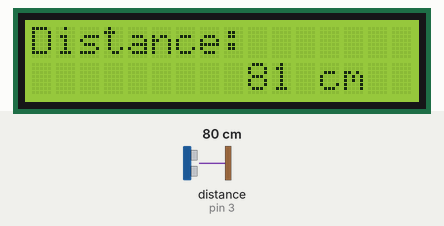
A sketch run on a simulated Arduino Uno, built with avr-gcc and run on an emulated ATmega328P. Shown: 16×2 character LCD. Inputs (shaded band) come from the test bench; at power-on: distance to the obstacle (sensor on pin 3) 80 cm. The echo pulse lasts 58.3 µs per cm; what the sketch prints to the serial monitor is not drawn.

Above: at 1.2 s.
1.3 s: distance to the obstacle (sensor on pin 3) set to 2 cm
At 2.5 s:
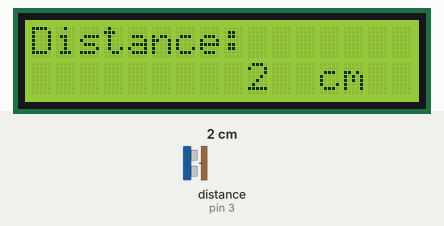
2.8 s: distance to the obstacle (sensor on pin 3) set to 4 cm
At 4.0 s:
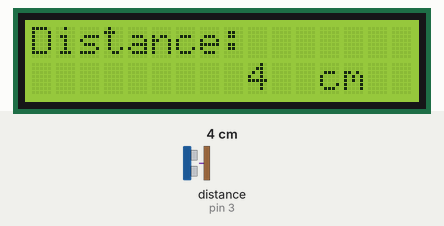
4.3 s: distance to the obstacle (sensor on pin 3) set to 9 cm
At 5.5 s:
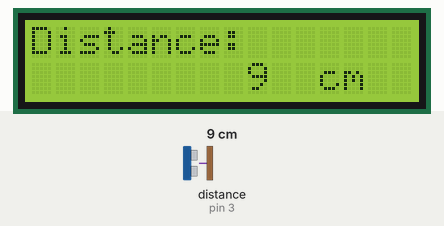
5.8 s: distance to the obstacle (sensor on pin 3) set to 18 cm
At 6.1 s:
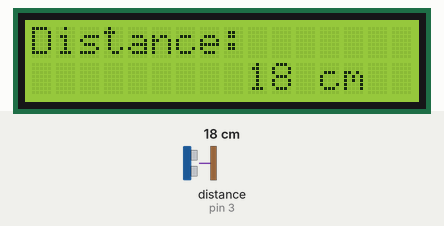
Timing chart, 0 to 8.8 s (numbered marks = the images above; inputs shaded):
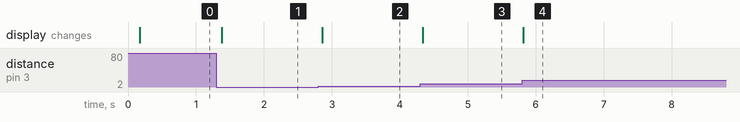

The sketch:

ultrasonic_distance_with_LCD_display_and_serial_out.ino
```cpp
/************************************************
* name:Ultrasonic
* function: if you use a piece of paper to approach or keep it far away from the sensor.
* You will see the value displayed on the LCD changes,
* which indicates the distance between the paper and the ultrasonic sensor.
*****************************************/
//Email: support@sunfounder.com
//Website: www.sunfounder.com

/**********************************/
#include <LiquidCrystal.h>
#include <NewPing.h>

LiquidCrystal lcd(7, 8, 9, 10, 11, 12);//lcd(RS,E,D4,D5,D6,D7)

#define TRIGGER_PIN 2 // trig pin on the ultrasonic sensor attach to pin2 .
#define ECHO_PIN 3 // echo pin on the ultrasonic sensor attach to pin3.
#define MAX_DISTANCE 400 // Maximum distance we want to ping for (in centimeters). Maximum sensor distance is rated at 400-500cm.

NewPing sonar(TRIGGER_PIN, ECHO_PIN, MAX_DISTANCE); // NewPing setup of pins and maximum distance.

void setup()
{
  Serial.begin(115200); // Open serial monitor at 115200 baud to see ping results.
  lcd.begin(16, 2); //// set the position of the characters on the LCD as Line 2,   Column 16
}

void loop()
{
  delay(100); // Wait 100ms between pings (about 20 pings/sec). 29ms should be the shortest delay between pings.
  unsigned int uS = sonar.ping(); // Send ping, get ping time in microseconds (uS).
  Serial.print("Ping: ");//print"Ping: "
  Serial.print(uS / US_ROUNDTRIP_CM); // Convert ping time to distance in cm and   print result (0 = outside set distance range)
  Serial.println("cm");//print"cm"
  lcd.clear();

  lcd.setCursor(0, 0);//Place the cursor at Line 1, Column 1. From here the characters are to be displayed
  lcd.print("Distance:");////Print Distance: on the LCD
  lcd.setCursor(0, 1);//Set the cursor at Line 1, Column 0
  lcd.print(" ");//Here is to leave some spaces after the characters so as to clear the previous characters that may still remain.
  lcd.setCursor(9, 1);//Set the cursor at Line 1, Column 9.
  lcd.print(uS / US_ROUNDTRIP_CM);// print on the LCD the value of the distance converted from the time between ping sending and receiving.
  lcd.setCursor(12, 1);//Set the cursor at Line 1, Column 12.
  lcd.print("cm");//print the unit "cm"
}
```

Measured:
- after the input at 1.3 s, the display: changes after 0.08 s (image 1)
- after the input at 2.8 s, the display: changes after 0.06 s (image 2)
- after the input at 4.3 s, the display: changes at once (image 3)
- after the input at 5.8 s, the display: changes at once (image 4)
